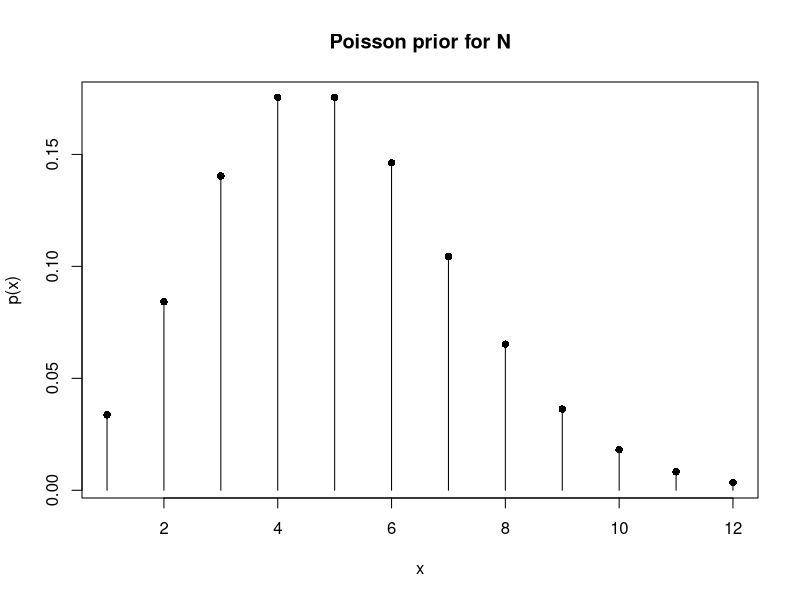
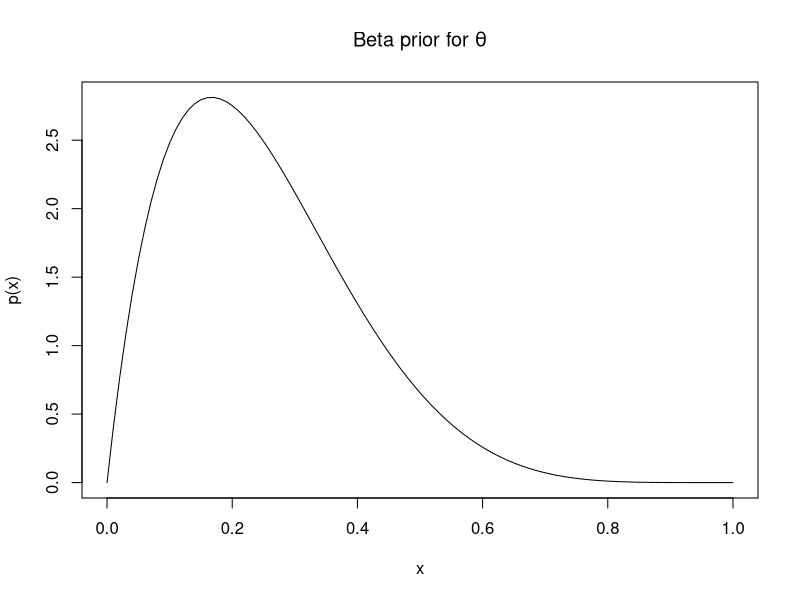
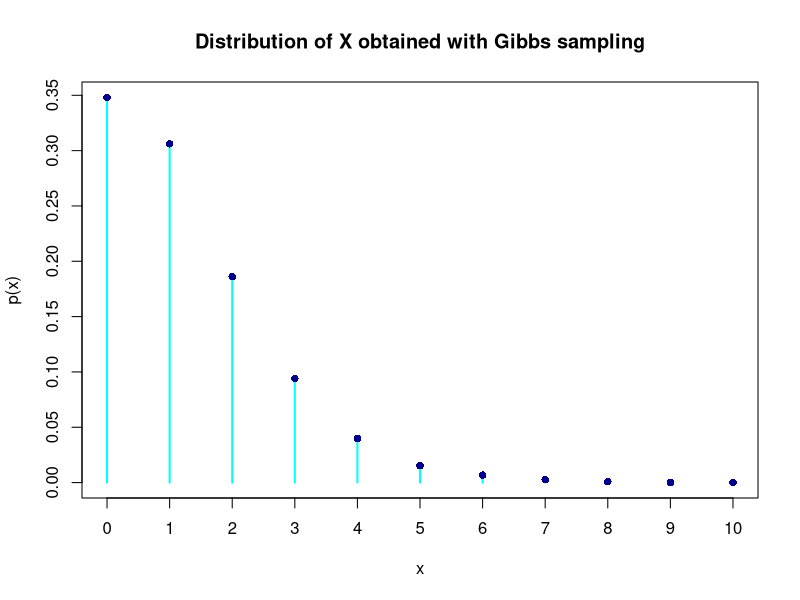
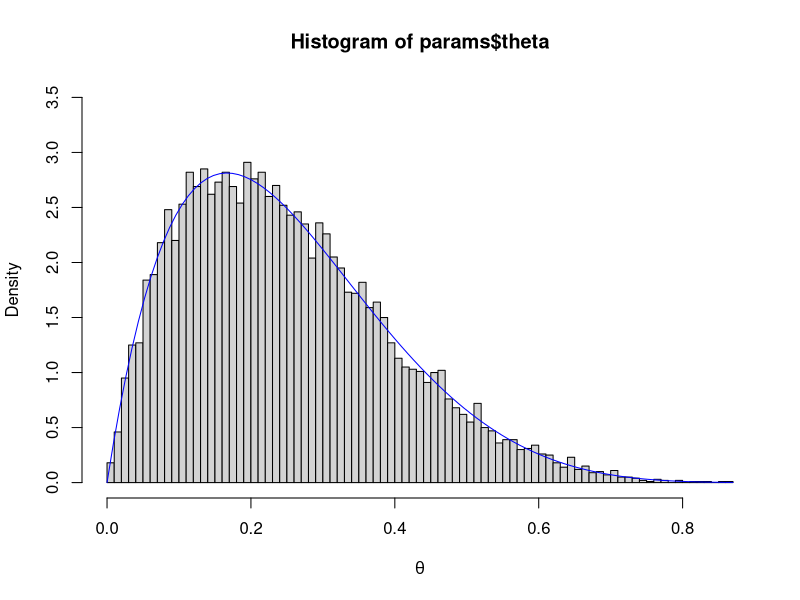
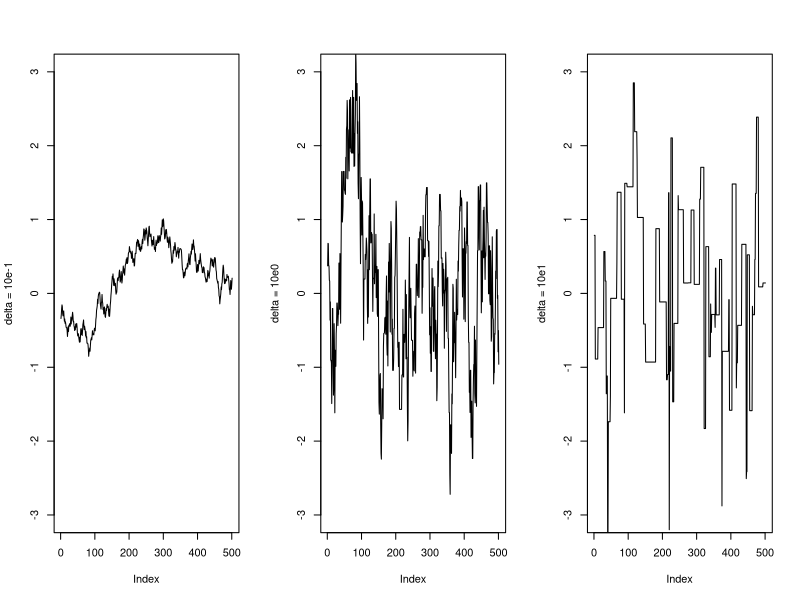
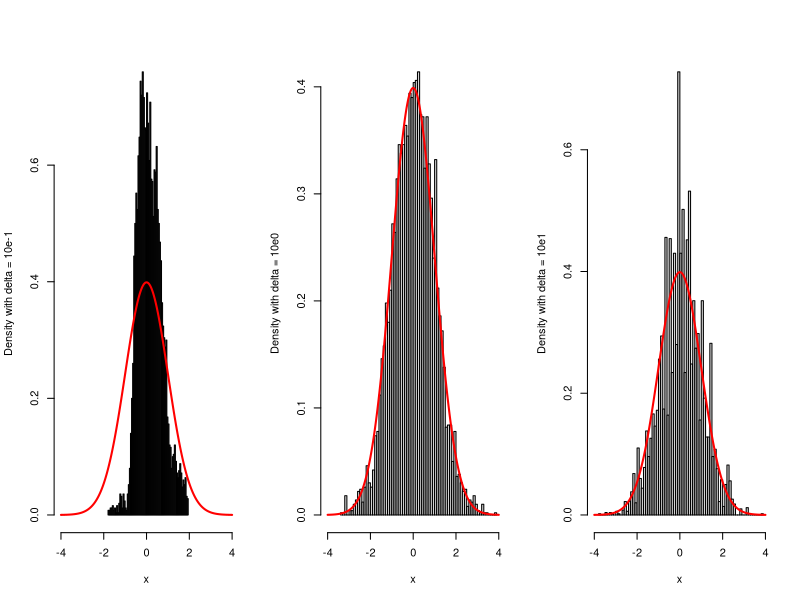
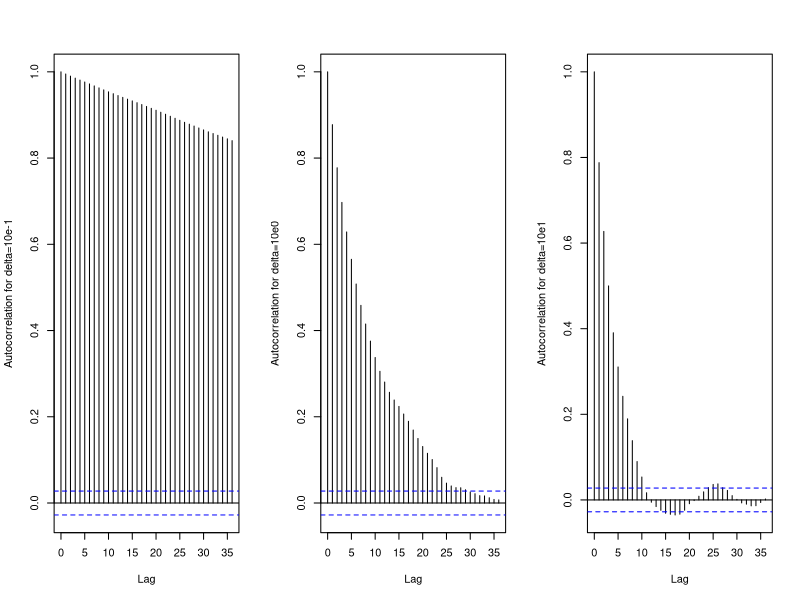
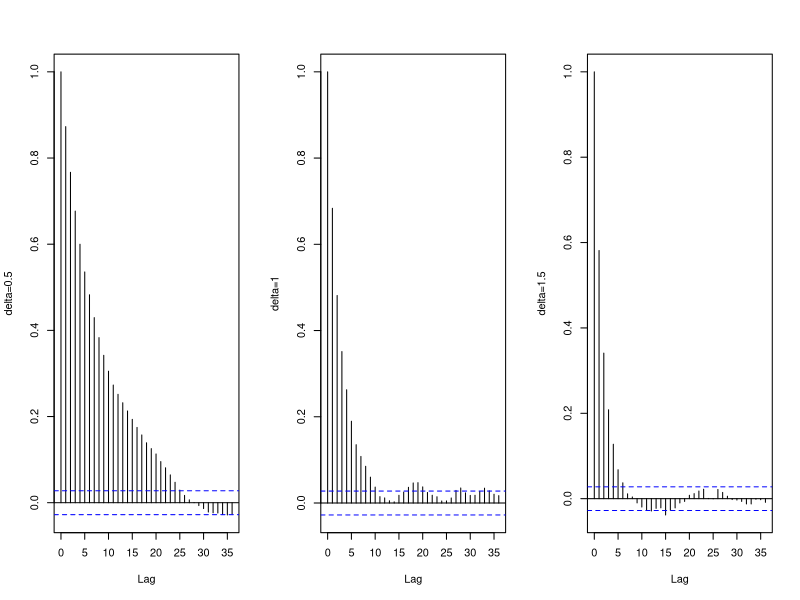

Write R code to recreate these figures, in order.
## ---- chunk 1
knitr::opts_chunk$set(echo = TRUE)
## ---- chunk 2
P_star = matrix(c(-.5, .25, rep(0,4),
                  .5, -.5, .25, rep(0,3),
                  0, .25, -.5, .25, rep(0,2),
                  rep(0,2), .25, -.5, .25, 0,
                  rep(0,3), .25, -.5, .5,
                  rep(0,4), .25, -.5), nrow = 6, byrow = T)
det(P_star)
## ---- chunk 3
Q = matrix(c(-.5,.25,0,0,0,0,
             .5,-.5,.25,0,0,0,
             0,.25,-.5,.25,0,0,
             0,0,.25,-.5,.25,0,
             0,0,0,.25,-.5,.5,
             1,1,1,1,1,1),
           nrow = 6, ncol = 6, byrow = T)
solve(Q, c(rep(0, 5),1))
## ---- chunk 4
plot(1:12,dpois(1:12,5), type='h', xlab="x", ylab="p(x)", main="Poisson prior for N")
points(1:12,dpois(1:12,5), pch=16)
curve(dbeta(x,2,6), xlab="x", ylab="p(x)", main=expression(paste("Beta prior for ",theta)))
## ---- chunk 5

gibbs = function(nsim){
  #intialization of vectors to store solution
  x = rep(0, nsim)
  theta = rep(0, nsim)
  n = rep(0, nsim)
  
  #initialization of parameters
  #x starts at 0
  theta[1] = .25
  n[1] = 5
  
  #main cycle
  for(s in 2:nsim){
    #use previous value of n, theta to obtain current x
    x[s] = rbinom(1, n[s-1], theta[s-1])
    #use current x, previous n to obtain current theta
    theta[s] = rbeta(1,2+x[s],6+n[s-1]-x[s])
    #use both current x, theta to obtain current n
    #since we know full contidional on N-x, get N-x then sum current x
    n[s] = rpois(1,5*(1-theta[s])) + x[s]
  }
  
  return(list(x=x, theta=theta, n=n))
  
}
## ---- chunk 6
set.seed(0) #to ensure reproducibility
params = gibbs(10000)
## ---- chunk 7
x=params$x
plot(table(x)/length(x), type="h", lwd=2, col="cyan", main="Distribution of X obtained with Gibbs sampling", ylab="p(x)")
points(0:max(x),table(x)/length(x), pch=16, col="blue4")
## ---- chunk 8
mean(x)
## ---- chunk 9
mean(params$n)*mean(params$theta)
## ---- chunk 10
var(x)
## ---- chunk 11
mean(params$n)*mean(params$theta)*(1-mean(params$theta)) + var(params$theta*params$n)
## ---- chunk 12
hist(params$theta, breaks=100, prob=T, xlab=expression(theta), ylim=c(0,3.5))
curve(dbeta(x,2,6),add=T,col="blue")
## ---- chunk 13
metro_hastings_N_unif = function(nsim, delta){
  x = rep(0, nsim)
  acc_values = 1
  
  #Let initlialization value be 0.
  
  for(s in 2:nsim){
    proposal = x[s-1] + runif(1, -delta, delta)
    accept_prob = min(1, exp((x[s-1]^2-proposal^2)/2))
    u = runif(1)
    if(u<accept_prob){
      x[s] = proposal
      acc_values = acc_values + 1
    }else{
      x[s] = x[s-1]
    }
  }
  
  acc_rate = acc_values/nsim
  
  return(list(x=x, acc_rate=acc_rate))
}
## ---- chunk 14
set.seed(100)
nsim = 5000
simulations = list(
  sim1 = metro_hastings_N_unif(nsim, .1),
  sim2 = metro_hastings_N_unif(nsim, 1),
  sim3 = metro_hastings_N_unif(nsim, 10)
)
## ---- chunk 15
par(mfrow=c(1,3))

#traceplots - only last 500 iterations (like in book)
for(i in 1:3)
   plot(simulations[[i]]$x[4500:5000], type='l', ylab = paste0("delta = 10e",i-2), ylim=c(-3,3))
## ---- chunk 16
par(mfrow=c(1,3))

#histograms
for(i in 1:3){
  hist(simulations[[i]]$x, breaks=100, main="", probability = T, ylab = paste0("Density with delta = 10e",i-2), xlim = c(-4,4), xlab = "x")
  lines(seq(-4,4, by=0.01), dnorm(seq(-4,4, by=0.01)),type="l", col="red", lwd=2)
}

## ---- chunk 17
par(mfrow=c(1,3))

#autocorrelation
for(i in 1:3)
  acf(simulations[[i]]$x, ylab=paste0("Autocorrelation for delta=10e",i-2), main="")
## ---- chunk 18
set.seed(100)
deltas = seq(.5, 5, .5)
simluations2 = matrix(0, nrow=nsim, ncol=length(deltas))
for(d in 1:length(deltas)){
  simluations2[,d] = metro_hastings_N_unif(nsim, d)$x
}
## ---- chunk 19
#par(mfrow=c(5,2))
for(i in 1:length(deltas))
  acf(simluations2[,i], ylab=paste0("delta=",deltas[i]), main="")
## ---- chunk 20
#distr_sim -> like rnorm, rcauchy etc...
metro_hastings_randomwalk = function(nsim, distr_sim){
  x = rep(0, nsim)
  
  #Let initlialization value be 0.
  
  acc_values = 1
  
  for(s in 2:nsim){
    proposal = x[s-1] + distr_sim(1)
    accept_prob = min(1, exp((x[s-1]^2-proposal^2)/2))
    u = runif(1)
    if(u<accept_prob){
      acc_values = acc_values + 1
      x[s] = proposal
    }else{
      x[s] = x[s-1]
    }
  }
  
  acc_rate = acc_values/nsim
  
  return(list(x=x, acc_rate=acc_rate))
}
## ---- chunk 21
set.seed(100)
chain_cauchy = metro_hastings_randomwalk(nsim, rcauchy)
chain_laplace = metro_hastings_randomwalk(nsim, rmutil::rlaplace)
## ---- chunk 22
par(mfrow=c(1,3))

#traceplots - only last 500 iterations (like in book)
plot(simulations[[2]]$x[4500:5000], type='l', ylab = paste0("Unif. delta = 10e",i-2), ylim=c(-3,3))
plot(chain_cauchy$x[4500:5000], type='l', ylab = "Cauchy")
plot(chain_laplace$x[4500:5000], type='l', ylab = "Laplace")
## ---- chunk 23
par(mfrow=c(1,3))

#histograms

hist(simulations[[2]]$x, breaks=100, main="", probability = T, ylab = paste0("Uniform"), xlab = "x")
lines(seq(-4,4, by=0.01), dnorm(seq(-4,4, by=0.01)),type="l", col="red", lwd=2)

hist(chain_cauchy$x, breaks=100, main="", probability = T, ylab = paste0("Cauchy"), xlab = "x")
lines(seq(-4,4, by=0.01), dnorm(seq(-4,4, by=0.01)),type="l", col="red", lwd=2)

hist(chain_laplace$x, breaks=100, main="", probability = T, ylab = paste0("Laplace"), xlab = "x")
lines(seq(-4,4, by=0.01), dnorm(seq(-4,4, by=0.01)),type="l", col="red", lwd=2)


## ---- chunk 24
par(mfrow=c(1,3))

#autocorrelation
acf(simulations[[2]]$x, ylab = "Uniform", main ="")
acf(chain_cauchy$x, ylab = "Cauchy", main="")
acf(chain_laplace$x, ylab = "Laplace", main="")

## ---- chunk 25
print(simulations[[2]]$acc_rate)
print(chain_cauchy$acc_rate)
print(chain_laplace$acc_rate)
## ---- chunk 26
set.seed(1)
chains_unif = list()
chains_cauchy = list()
chains_laplace = list()
acc_rates = matrix(NA,nrow=50,ncol=3)



for(i in 1:50){
  ## delta ranges from .2 to 10.0
  chains_unif[[i]] = metro_hastings_N_unif(nsim, i/5)
  acc_rates[i,1] = chains_unif[[i]]$acc_rate
  
  ##scale for cauchy ranges from .1 to 5.0
  chains_cauchy[[i]] = metro_hastings_randomwalk(nsim, function(x) rcauchy(x,scale=i/10))
  acc_rates[i,2] = chains_cauchy[[i]]$acc_rate
  
  ##s for laplace ranges from .2 to 10.0
  chains_laplace[[i]] = metro_hastings_randomwalk(nsim, function(x) rmutil::rlaplace(x,s=i/5))
  acc_rates[i,3] = chains_laplace[[i]]$acc_rate
}

acc_rates
## ---- chunk 27
par(mfrow=c(1,3))
#traceplot
plot(chains_unif[[32]]$x[4500:5000], type='l', ylab = paste0("Uniform delta = 6.4"), ylim=c(-3,3))

#histogram
hist(chains_unif[[32]]$x, breaks=100, main="", probability = T, ylab = paste0("Uniform delta = 6.4"), xlab = "x")
lines(seq(-4,4, by=0.01), dnorm(seq(-4,4, by=0.01)),type="l", col="red", lwd=2)

#acf
acf(chains_unif[[32]]$x, main="")

## ---- chunk 28
par(mfrow=c(1,3))

plot(chains_cauchy[[33]]$x[4500:5000], type='l', ylab = paste0("Cauchy s = 3.3"), ylim=c(-3,3))

hist(chains_cauchy[[33]]$x, breaks=100, main="", probability = T, ylab = paste0("Cauchy s = 3.3"), xlab = "x")
lines(seq(-4,4, by=0.01), dnorm(seq(-4,4, by=0.01)),type="l", col="red", lwd=2)

acf(chains_cauchy[[33]]$x, main="")

## ---- chunk 29
par(mfrow=c(1,3))

plot(chains_laplace[[26]]$x[4500:5000], type='l', ylab = paste0("Cauchy s = 3.4"), ylim=c(-3,3))

hist(chains_laplace[[26]]$x, breaks=100, main="", probability = T, ylab = paste0("Cauchy s = 3.4"), xlab = "x")
lines(seq(-4,4, by=0.01), dnorm(seq(-4,4, by=0.01)),type="l", col="red", lwd=2)

acf(chains_laplace[[26]]$x, main="")
